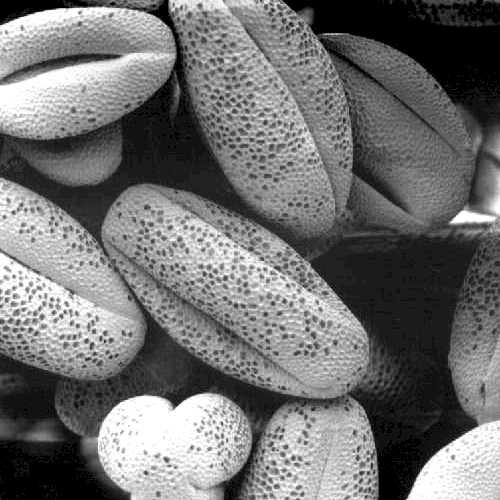
#> input picture Anexos, Imagens e Videos/ImagemAltoContraste.tif, 500 x 500 px, found by its file name
$ python Histograma_Imagem.py
#> lines starting #> are read from the running program, lines starting #| are printed output that depends on the picture
import cv2
from matplotlib import pyplot as plt
import sys
from pathlib import Path

path = Path(sys.path[0])
caminhoDiretorio = str(path.parent.absolute()) + '\\Anexos, Imagens e Videos\\'

nomeImagens = ['ImagemAltoContraste.tif','ImagemBaixoContraste.tif','ImagemClara.tif','ImagemEscura.tif']
nomeJanelas = ['Alto contraste','Baixo contraste','Imagem clara','Imagem escura']
imagem = []

for n in range(0,len(nomeJanelas)):
    imagem.append(cv2.imread(caminhoDiretorio + nomeImagens[n]))

# Calculate histogram with mask and without mask
# Check third argument for mask
histAlto =   cv2.calcHist(imagem[0],[0],None,[256],[0,255])
histBaixo =  cv2.calcHist(imagem[1],[0],None,[256],[0,255])
histClara =  cv2.calcHist(imagem[2],[0],None,[256],[0,255])
histEscura = cv2.calcHist(imagem[3],[0],None,[256],[0,255])
plt.subplot(241, title = 'Alto contraste'), plt.imshow(imagem[0], 'gray')
plt.subplot(242, title = 'Baixo contraste'), plt.imshow(imagem[1], 'gray')
plt.subplot(243, title = 'Imagem clara'), plt.imshow(imagem[2], 'gray')
plt.subplot(244, title = 'Imagem escura'), plt.imshow(imagem[3], 'gray')
plt.subplot(245, title = 'Hist. alto contraste'), plt.plot(histAlto)
plt.subplot(246, title = 'Hist. baixo contraste'), plt.plot(histBaixo)
plt.subplot(247, title = 'Hist. imagem clara'), plt.plot(histClara)
plt.subplot(248, title = 'Hist. imagem escura'), plt.plot(histEscura)
plt.show()
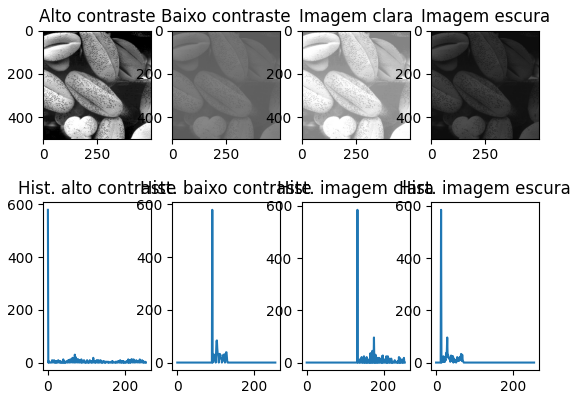
#> figure drawn by matplotlib, 8 panels; panel 5: curve peaks at x = 0, y = 579; panel 6: curve peaks at x = 91, y = 579; panel 7: curve peaks at x = 132, y = 585; panel 8: curve peaks at x = 13, y = 585

cv2.waitKey(0)
cv2.destroyAllWindows()
